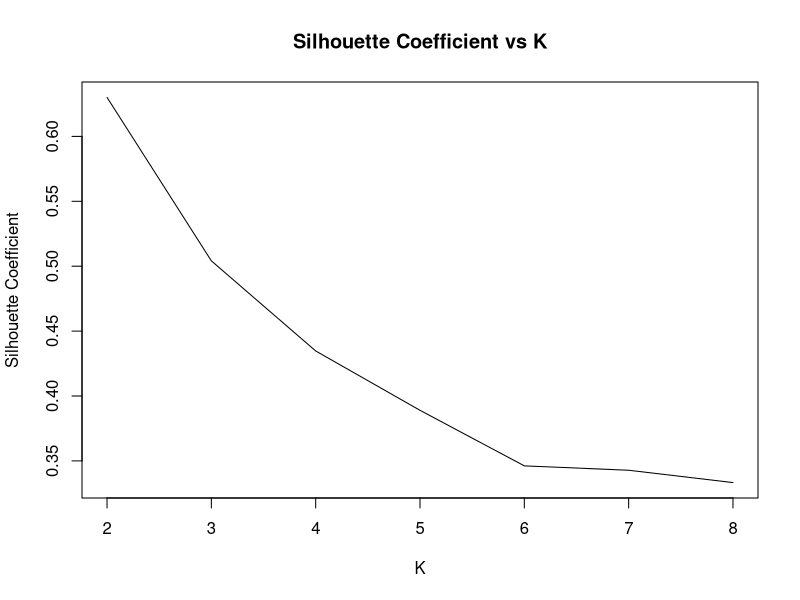
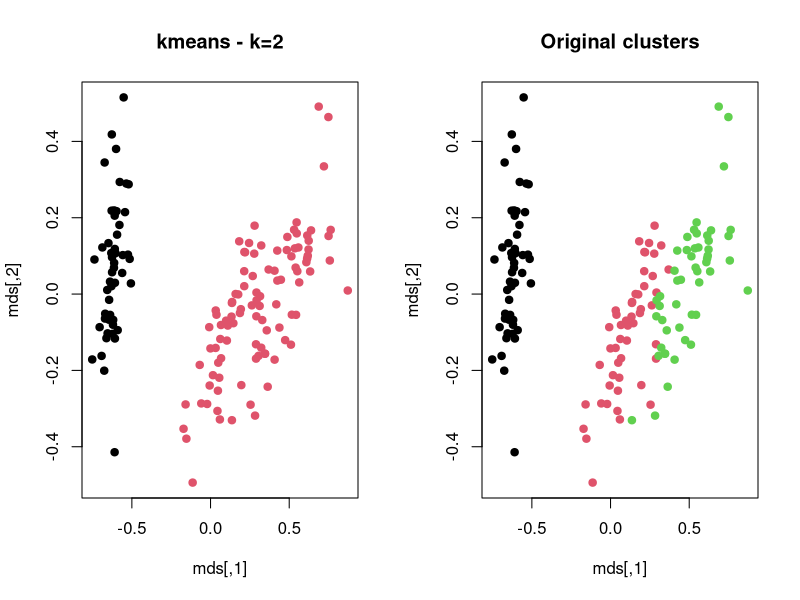

Write R code to recreate these figures, in order.
# K-means实战：Flower Clustering
# Problem: 通过花的不同部位的大小,对花的品种进行聚类
install.packages("fpc")
library(fpc) 
data(iris)
head(iris)

# 0-1 正规化数据
# 此处对iris的4个feature做数据正规化,每个feature均是花的某个不为的尺寸。
min.max.norm <- function(x){
  (x-min(x))/(max(x)-min(x))
}
raw.data <- iris[,1:4]
norm.data <- data.frame(sl = min.max.norm(raw.data[,1]),
                        sw = min.max.norm(raw.data[,2]),
                        pl = min.max.norm(raw.data[,3]),
                        pw = min.max.norm(raw.data[,4]))
norm.data

# k取2到8,评估K
K <- 2:8
round <- 30 # 每次迭代30次,避免局部最优

# 计算轮廓系数：Silhouette Coefficient
rst <- sapply(K, function(i) {
  print(paste("K=", i))
  mean(sapply(1:round,function(r) {
    print(paste("Round", r))
    result <- kmeans(norm.data, i)
    stats <- cluster.stats(dist(norm.data), result$cluster)
    stats$avg.silwidth
  }))
})
plot(K,rst,type='l',main='Silhouette Coefficient vs K', ylab='Silhouette Coefficient')


# 降纬度观察
old.par <- par(mfrow = c(1,2))

k = 2 # 根据上面的评估 k=2最优
clu <- kmeans(norm.data,k)
mds = cmdscale(dist(norm.data,method="euclidean"))
plot(mds, col=clu$cluster, main='kmeans - k=2', pch = 19)
plot(mds, col=iris$Species, main='Original clusters', pch = 19)
par(old.par)
